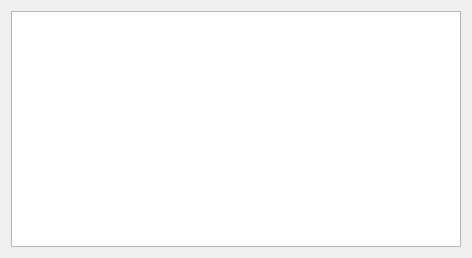
<?xml version="1.0" encoding="UTF-8"?>
<ui version="4.0">
 <class>Form</class>
 <widget class="QWidget" name="Form">
  <property name="geometry">
   <rect>
    <x>0</x>
    <y>0</y>
    <width>472</width>
    <height>258</height>
   </rect>
  </property>
  <property name="windowTitle">
   <string>Multiple data plugins</string>
  </property>
  <layout class="QHBoxLayout" name="horizontalLayout">
   <item>
    <widget class="CScrollingPlot" name="CScrollingPlot">
     <property name="showLegend" stdset="0">
      <bool>true</bool>
     </property>
     <property name="curves" stdset="0">
      <stringlist>
       <string>{&quot;channel&quot;: &quot;random2://[1,3]&quot;, &quot;style&quot;: &quot;Line Graph&quot;, &quot;layer&quot;: &quot;&quot;, &quot;name&quot;: &quot;Range (1-3)*2&quot;, &quot;color&quot;: &quot;yellow&quot;, &quot;line_style&quot;: 1, &quot;line_width&quot;: 1, &quot;symbol&quot;: null, &quot;symbol_size&quot;: 10}</string>
       <string>{&quot;channel&quot;: &quot;random3://[1,3]&quot;, &quot;style&quot;: &quot;Line Graph&quot;, &quot;layer&quot;: &quot;&quot;, &quot;name&quot;: &quot;Range (1-3)*3&quot;, &quot;color&quot;: &quot;red&quot;, &quot;line_style&quot;: 1, &quot;line_width&quot;: 1, &quot;symbol&quot;: null, &quot;symbol_size&quot;: 10}</string>
      </stringlist>
     </property>
    </widget>
   </item>
  </layout>
 </widget>
 <customwidgets>
  <customwidget>
   <class>ScrollingPlotWidget</class>
   <extends>QGraphicsView</extends>
   <header>accwidgets.graph.widgets.plotwidget</header>
  </customwidget>
  <customwidget>
   <class>CScrollingPlot</class>
   <extends>ScrollingPlotWidget</extends>
   <header>comrad.widgets.graphs</header>
  </customwidget>
 </customwidgets>
 <resources/>
 <connections/>
</ui>
